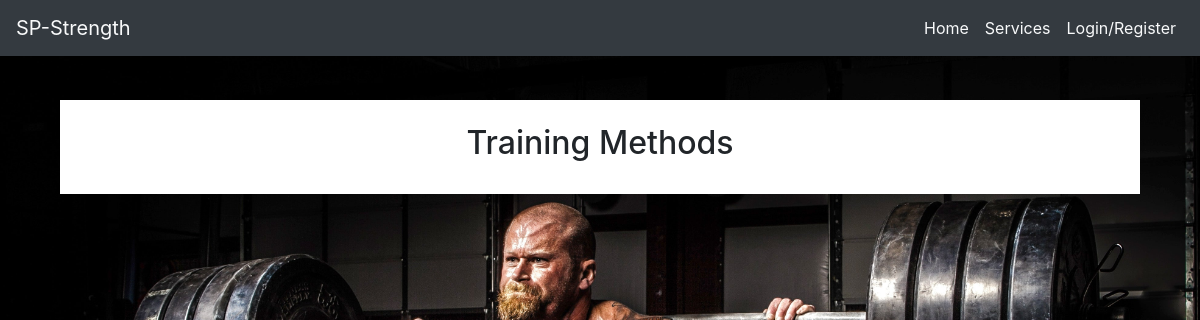
/services/, run on an earlier commit of the app's database.
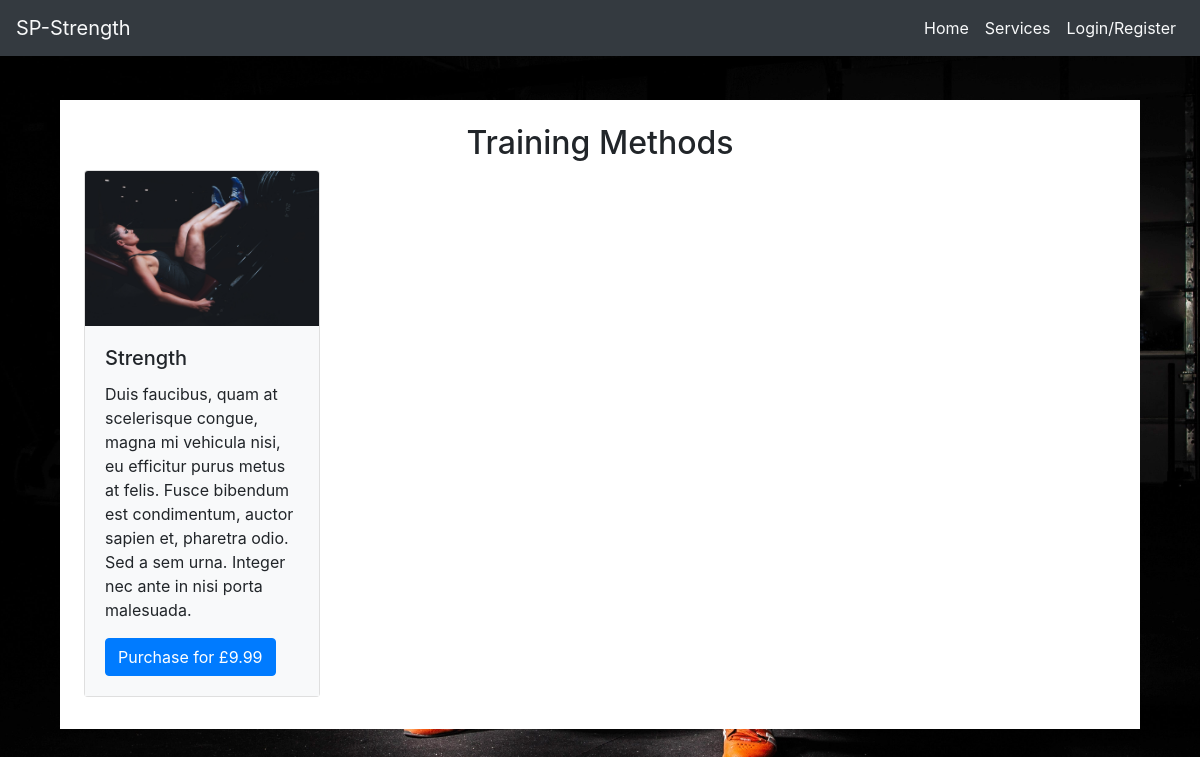
And on a later commit of the database.
### services/models.py (models this page shows, shortened)
class Training_Type(models.Model):
    name = models.CharField(max_length=254)
    description = models.TextField()
    article = models.TextField(null=True, blank=True)
    image = models.ImageField()
    price = models.DecimalField(decimal_places=2, max_digits=5, null=True, blank=True)

### services/views.py (the view)
# urls.py: path('', views.services, name='services'),
def services(request):
    types = Training_Type.objects.all()
    context = {
        'types': types,
    }
    return render(request, 'services/index.html', context)

### services/templates/services/index.html
<!DOCTYPE html>
{% extends 'base.html' %}
{% load static %}
{% block content %}
    <div class="container-fluid top-margin services-container p-4">
        <div class="row">
            <div class="col">
                <h2 class="header-font text-center">Training Methods</h2>
            </div>
        </div>
        <div class="row services-row">
                {% for type in types %}
                    <div class="col-12 col-sm-6 col-md-6 col-lg-4 col-xl-3 pb-2">
                        <div class="card m-0" style="width: 100%;">
                            <img class="card-img-top" src="{{ type.image.url }}" alt="Card image cap">
                            <div class="card-body bg-light">
                                <h5 class="card-title">{{ type.name }}</h5>
                                <p class="card-text">{{ type.description }}</p>
                                {% if request.user.is_superuser %}
                                <a href="{% url 'article' type.name %}" class="btn btn-primary">View Article</a>
                                <a href="{% url 'checkout' type.name %}" class="btn btn-primary">Purchase for £{{ type.price }}</a>
                                {% else %}
                                <a href="{% url 'checkout' type.name %}" class="btn btn-primary">Purchase for £{{ type.price }}</a>
                                {% endif %}
                            </div>
                        </div>
                    </div>
                {% endfor %}
        </div>
    </div>
{% endblock %}

### templates/base.html (shortened to what this page needs)
<!doctype html>
{% load static %}
<html lang="en">
  <head>
    {% block corecss %}
        <link rel="stylesheet" href="https://stackpath.bootstrapcdn.com/bootstrap/4.4.1/css/bootstrap.min.css">
        <link rel="stylesheet" href="{% static 'css/style.css' %}">
    {% endblock %}
  </head>
  <body>
        {% block page_header %}
            <header class="container-fluid fixed-top px-0">
                <nav class="navbar navbar-expand-lg navbar-light bg-dark">
                    <a class="navbar-brand text-light" href="{% url 'home' %}">SP-Strength</a>
                    <div class="collapse navbar-collapse" id="navbarNav">
                        <ul class="navbar-nav">
                            <li class="nav-item active">
                                <a class="nav-link text-light" href="{% url 'home' %}">Home</a>
                            </li>
                            <li class="nav-item">
                                <a class="nav-link text-light" href="{% url 'services' %}">Services</a>
                            </li>
                            {% if request.user.is_authenticated %}
                            <li class="list-inline-item dropdown">
                                <a class="text-light nav-link" href="#" id="user-options" data-toggle="dropdown" aria-haspopup="true" aria-expanded="false">
                                    <div class="text-center">
                                        <div><i class="fas fa-user fa-lg"></i></div>
                                        <p class="my-0">My Profile</p>
                                    </div>
                                </a>
                                <div class="dropdown-menu border-0" aria-labelledby="user-options">
                                    {% if request.user.is_superuser %}
                                        <a href="#" class="dropdown-item">Manage Services</a>
                                    {% endif %}
                                    <a href="{% url 'profiles' %}" class="dropdown-item">My Profile</a>
                                    <a href="{% url 'account_logout' %}" class="dropdown-item">Logout</a>
                                </div>
                            </li>
                            {% else %}
                                <li class="nav-item">
                                    <a class="nav-link text-light" href="{% url 'account_login' %}">Login/Register</a>
                                </li>
                            {% endif %}
                        </ul>
                    </div>
                </nav>
            </header>
        {% endblock %}
        {% block content %}
        {% endblock %}
    </body>
</html>

### static/css/style.css (style rules this page uses)
#navbarNav { justify-content: flex-end !important; }
body { background: url('/media/back-squat-min.jpg') no-repeat center center fixed; background-size: cover; height: 100vh; z-index: -1000; }
.top-margin { margin-top: 66px; }
.services-container { margin-left: 5%; margin-right: 5%; width: 90%; background-color: white; margin-top: 100px; }

What changed in the data, as far as the page shows it:
added Training_Type: image (picture), name "Strength", description "Duis faucibus, quam at scelerisque congue, magna mi vehicula nisi, eu efficitur purus metus at felis. Fusce bibendum est condimentum, auctor sapien et, pharetra odio. Sed a sem urna. Integer nec ante in nisi porta malesuada.", price "9.99"
